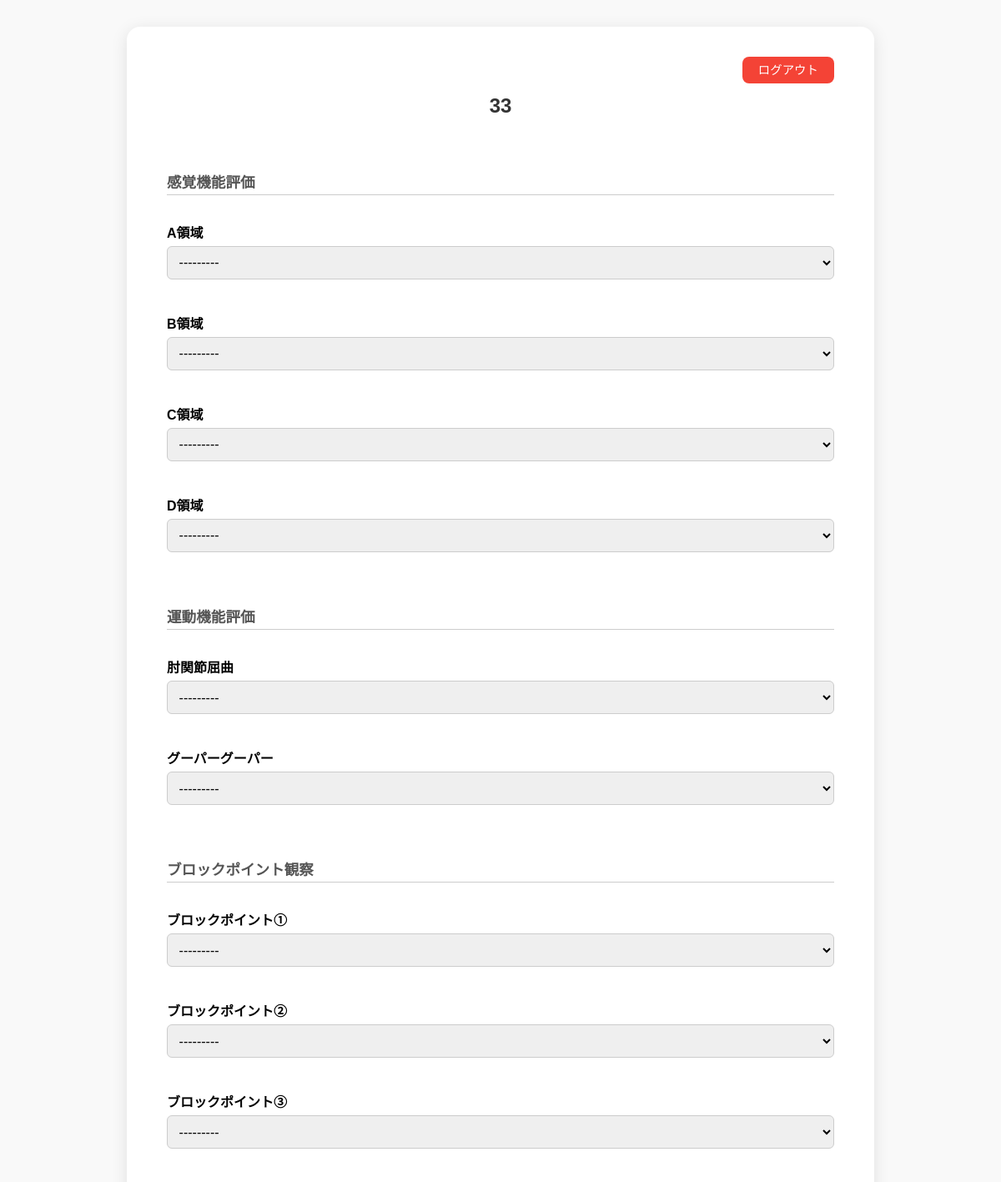
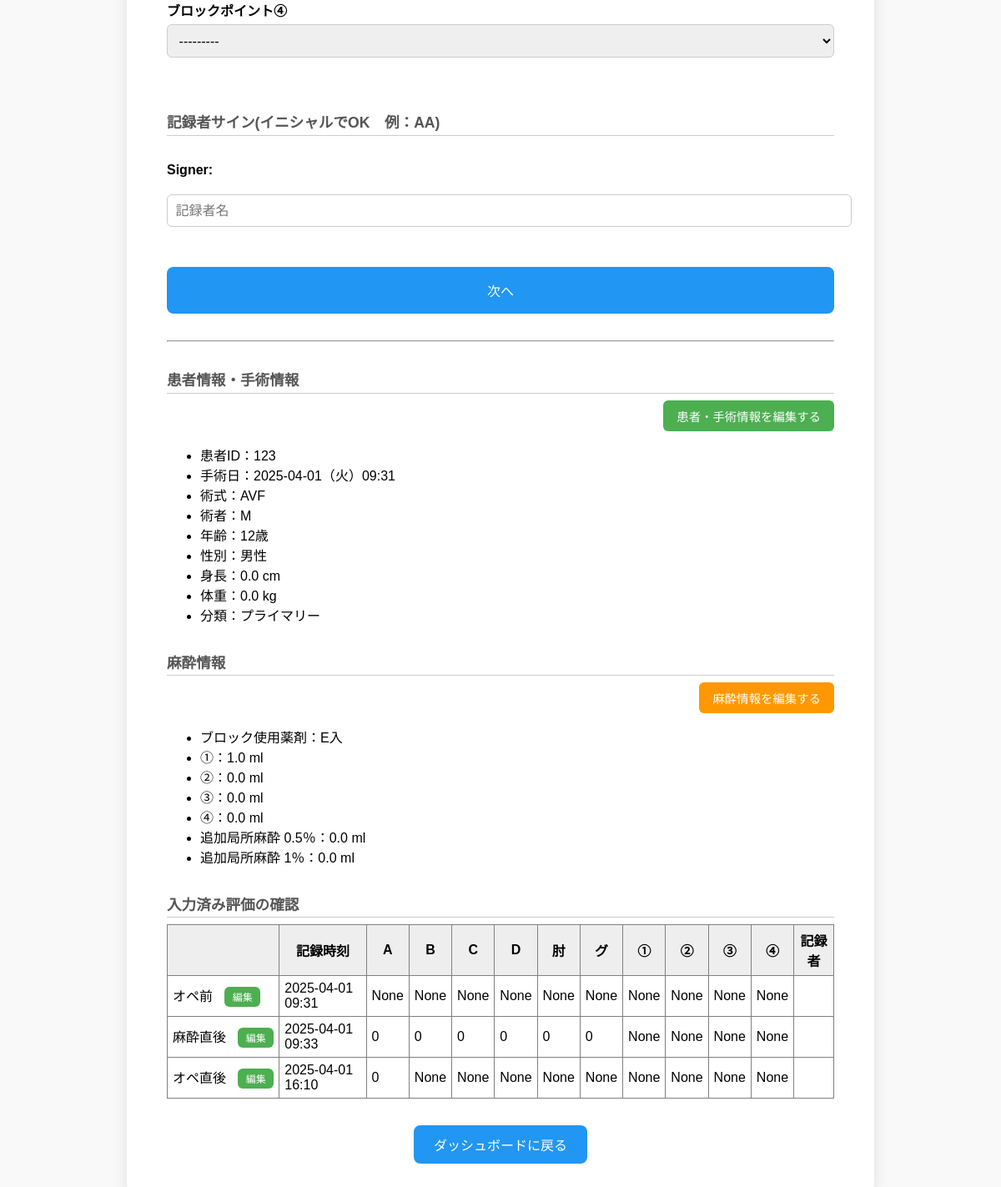
The app's page /patient/evaluate/33/33/ (signed in) with its own data (2 pictures, top to bottom).
### patient/models.py (models this page shows, shortened)
class Operation(models.Model):
    GENDER_CHOICES = [
        ('M', '男性'),
        ('F', '女性'),
    ]
    PROCEDURE_CHOICES = [
        ('AVF', 'AVF'),
        ('AVG', 'AVG'),
        ('PTA', 'PTA'),
        ('TPA', '血栓除去PTA'),
        ('OPTPA', '開創血栓除去PTA'),
        ('ETC', 'その他'),
    ]
    SURGERY_TYPE_CHOICES = [
        ('P', 'プライマリー'),
        ('R', 'ノンプライマリー'),
    ]
    SURGEON_CHOICES = [
        ('HB', 'HB'),
        ('NG', 'NG'),
        ('ST', 'ST'),
        ('KB', 'KB'),
        ('ETC', 'ETC'),
    ]
    patient = models.ForeignKey(
        Patient,
        related_name='operations',
        on_delete=models.CASCADE,
        null=True,  # ← 一時的に追加
        default=1  ) # ← 一時的にデフォルト患者IDを指定（例：ID=1の患者がいれば）
    date = models.DateTimeField(verbose_name="手術日時", default=timezone.now)
    age = models.PositiveIntegerField(verbose_name="年齢", default=0)
    gender = models.CharField(max_length=1, choices=GENDER_CHOICES, verbose_name="性別", default='M')
    height = models.DecimalField(max_digits=5, decimal_places=1, verbose_name="身長(cm)", default=0)
    weight = models.DecimalField(max_digits=5, decimal_places=1, verbose_name="体重(kg)", default=0)
    procedure = models.CharField(max_length=10, choices=PROCEDURE_CHOICES, verbose_name="術式", default='AVF')
    surgery_type = models.CharField(max_length=1, choices=SURGERY_TYPE_CHOICES, verbose_name="手術の種類", default='P')
    surgeon = models.CharField(max_length=100, choices=SURGEON_CHOICES, verbose_name="術者", default='HB')

class Patient(models.Model):
    patient_code = models.IntegerField()  # ← 明示的に手動入力IDに変更！

class AnesthesiaInfo(models.Model):
    operation = models.OneToOneField('Operation', on_delete=models.CASCADE)
    drug_type = models.CharField(max_length=20, choices=[('E入', 'E入'), ('Eなし', 'Eなし')])
    block_amount_1 = models.DecimalField(max_digits=4, decimal_places=1, null=True, blank=True, default=0)
    block_amount_2 = models.DecimalField(max_digits=4, decimal_places=1, null=True, blank=True, default=0)
    block_amount_3 = models.DecimalField(max_digits=4, decimal_places=1, null=True, blank=True, default=0)
    block_amount_4 = models.DecimalField(max_digits=4, decimal_places=1, null=True, blank=True, default=0)
    additional_0_5 = models.DecimalField("0.5% 使用量 (ml)", max_digits=4, decimal_places=1, null=True, blank=True, default=0)
    additional_1_0 = models.DecimalField("1% 使用量 (ml)", max_digits=4, decimal_places=1, null=True, blank=True, default=0)

class Evaluation(models.Model):
    TIMEPOINT_CHOICES = [
    ('0', 'オペ前'),
    ('1', '麻酔直後'),
    ('2', 'オペ直後'),
    ('3', '帰室時'),
    ('4', '時系列⑤'),
    ('5', '時系列⑥'),
    ('6', '時系列⑦'),
    ('7', '時系列⑧'),
]
    SENSORY_CHOICES = [
    (0, '0点: 正常な感覚（無麻酔）'),
    (1, '1点: 冷感を感じるが、健側（または正常部）に比べて鈍い（部分的ブロック）'),
    (2, '2点: 完全な感覚遮断（完全ブロック）'),
    (99, '99点: 評価不能（反応なし）')
]
    MOTOR_CHOICES = [
        (0, '0点: 正常な運動機能'),
        (1, '1点: 軽度の筋力低下（可動域制限なし）'),
        (2, '2点: 顕著な筋力低下（可動域制限あり）'),
        (3, '3点: 完全麻痺（随意運動なし）'),
        (99, '99点: 評価不能（反応なし）')
    ]
    OBS_CHOICES = [
        (0, '0:異常なし'),
        (1, '1:血腫、腫脹、赤みなど、何らかの異常あり'),
    ]
    operation = models.ForeignKey(Operation, on_delete=models.CASCADE, related_name='evaluations')
    timepoint = models.CharField(max_length=1, choices=TIMEPOINT_CHOICES)
    sensory_A = models.IntegerField(choices=SENSORY_CHOICES, null=True, blank=True)
    sensory_B = models.IntegerField(choices=SENSORY_CHOICES, null=True, blank=True)
    sensory_C = models.IntegerField(choices=SENSORY_CHOICES, null=True, blank=True)
    sensory_D = models.IntegerField(choices=SENSORY_CHOICES, null=True, blank=True)
    motor_elbow = models.IntegerField(choices=MOTOR_CHOICES, null=True, blank=True)
    motor_hand = models.IntegerField(choices=MOTOR_CHOICES, null=True, blank=True)
    observation_1 = models.IntegerField(choices=OBS_CHOICES, null=True, blank=True)
    observation_2 = models.IntegerField(choices=OBS_CHOICES, null=True, blank=True)
    observation_3 = models.IntegerField(choices=OBS_CHOICES, null=True, blank=True)
    observation_4 = models.IntegerField(choices=OBS_CHOICES, null=True, blank=True)
    signer = models.CharField(max_length=50, blank=True)
    created_at = models.DateTimeField(auto_now_add=True)

### patient/views.py (the view)
# urls.py: path('evaluate/<int:operation_id>/<int:step>/', views.evaluation_step_view, name='evaluation_step'),
@login_required
def evaluation_step_view(request, operation_id, step):
    operation = get_object_or_404(Operation, id=operation_id)
    anesthesia = AnesthesiaInfo.objects.filter(operation=operation).first()  # ✅ 麻酔情報取得
    timepoint = str(step)
    timepoint_label = dict(Evaluation.TIMEPOINT_CHOICES).get(timepoint, timepoint)  # ✅ 追加
    if request.method == 'POST':
        form = EvaluationForm(request.POST)
        if form.is_valid():
            evaluation = form.save(commit=False)
            evaluation.operation = operation
            evaluation.timepoint = timepoint
            evaluation.save()
            if step + 1 < len(Evaluation.TIMEPOINT_CHOICES):
                if step == 0:
                    return redirect('add_anesthesia_info', operation_id=operation.id)
                else:
                    return redirect('evaluation_step', operation_id=operation.id, step=step + 1)
            else:
                return redirect('evaluation_summary', operation_id=operation.id)
    else:
        form = EvaluationForm()
    evaluations = Evaluation.objects.filter(operation=operation).order_by('timepoint')
    return render(request, 'patient/evaluation_form.html', {
        'form': form,
        'step': step,
        'timepoint': timepoint,
        'timepoint_label': timepoint_label,  # ← ここを追加！
        'evaluations': evaluations,
        'operation': operation,        # ✅ 手術情報
        'anesthesia': anesthesia,      # ✅ 麻酔情報
    })

### patient/forms.py
class EvaluationForm(forms.ModelForm):
    class Meta:
        model = Evaluation
        fields = [
            'sensory_A', 'sensory_B', 'sensory_C', 'sensory_D',
            'motor_elbow', 'motor_hand',
            'observation_1', 'observation_2', 'observation_3', 'observation_4',
            'signer'
        ]
        widgets = {
            'signer': forms.TextInput(attrs={'placeholder': '記録者名'}),
        }

### patient/templatetags/custom_filters.py (called while the page is built)
@register.filter
def japanese_weekday(value):
    weekdays = ['月', '火', '水', '木', '金', '土', '日']
    if hasattr(value, 'weekday'):
        return weekdays[value.weekday()]
    return ''

### patient/templates/patient/evaluation_form.html (shortened to what this page needs)
<!DOCTYPE html>
{% load custom_filters %}
<html lang="ja">
<head>
</head>
<body>
  <div class="card">
    <div style="text-align: right;">
      <a href="{% url 'logout' %}" class="btn-logout">ログアウト</a>
    </div>
    <h2> {{ timepoint_label }}</h2>
    <form method="post">
      <h3>感覚機能評価</h3>
      <div class="form-group">
        <label><strong>A領域</strong></label>
        {{ form.sensory_A }}
      </div>
      <div class="form-group">
        <label><strong>B領域</strong></label>
        {{ form.sensory_B }}
      </div>
      <div class="form-group">
        <label><strong>C領域</strong></label>
        {{ form.sensory_C }}
      </div>
      <div class="form-group">
        <label><strong>D領域</strong></label>
        {{ form.sensory_D }}
      </div>
      <h3>運動機能評価</h3>
      <div class="form-group">
        <label><strong>肘関節屈曲</strong></label>
        {{ form.motor_elbow }}
      </div>
      <div class="form-group">
        <label><strong>グーパーグーパー</strong></label>
        {{ form.motor_hand }}
      </div>
      <h3>ブロックポイント観察</h3>
      <div class="form-group">
        <label><strong>ブロックポイント①</strong></label>
        {{ form.observation_1 }}
      </div>
      <div class="form-group">
        <label><strong>ブロックポイント②</strong></label>
        {{ form.observation_2 }}
      </div>
      <div class="form-group">
        <label><strong>ブロックポイント③</strong></label>
        {{ form.observation_3 }}
      </div>
      <div class="form-group">
        <label><strong>ブロックポイント④</strong></label>
        {{ form.observation_4 }}
      </div>
      <h3>記録者サイン(イニシャルでOK　例：AA)</h3>
      {{ form.signer.label_tag }} {{ form.signer }}
      <button type="submit">{% if step == 7 %}保存して終了{% else %}次へ{% endif %}</button>
    </form>
    <hr style="margin: 2rem 0;">
    <h3>患者情報・手術情報</h3>
    <div style="text-align: right; margin-top: 0.5rem;">
      <a href="{% url 'edit_operation' operation.id %}"
         style="display: inline-block; background-color: #4CAF50; color: white; padding: 0.5rem 1rem; border-radius: 6px; text-decoration: none; font-size: 0.9rem;">
      患者・手術情報を編集する
      </a>
    </div>
    <ul>
      <li>患者ID：{{ operation.patient.patient_code }}</li>
      <li>手術日：{{ operation.date|date:"Y-m-d" }}（{{ operation.date|japanese_weekday }}）{{ operation.date|date:"H:i" }}</li>
      <li>術式：{{ operation.procedure }}</li>
      <li>術者：{{ operation.surgeon }}</li>
      <li>年齢：{{ operation.age }}歳</li>
      <li>性別：{{ operation.get_gender_display }}</li>
      <li>身長：{{ operation.height }} cm</li>
      <li>体重：{{ operation.weight }} kg</li>
      <li>分類：{{ operation.get_surgery_type_display }}</li>
    </ul>
    {% if anesthesia %}
      <h3>麻酔情報</h3>
      <div style="text-align: right; margin-top: 0.5rem;">
        <a href="{% url 'edit_anesthesia_info' operation.id %}"
           style="display: inline-block; background-color: #FF9800; color: white; padding: 0.5rem 1rem; border-radius: 6px; text-decoration: none; font-size: 0.9rem;">
          麻酔情報を編集する
        </a>
    </div>
      <ul>
        <li>ブロック使用薬剤：{{ anesthesia.drug_type }}</li>
        <li>①：{{ anesthesia.block_amount_1 }} ml</li>
        <li>②：{{ anesthesia.block_amount_2 }} ml</li>
        <li>③：{{ anesthesia.block_amount_3 }} ml</li>
        <li>④：{{ anesthesia.block_amount_4 }} ml</li>
        <li>追加局所麻酔 0.5％：{{ anesthesia.additional_0_5 }} ml</li>
        <li>追加局所麻酔 1％：{{ anesthesia.additional_1_0 }} ml</li>
      </ul>
    {% endif %}
<h3>入力済み評価の確認</h3>
<table border="1" cellspacing="0" cellpadding="6" style="width: 100%; border-collapse: collapse;">
  <thead>
    <tr style="background-color: #eee;">
      <th></th>
      <th>記録時刻</th>
      <th>A</th><th>B</th><th>C</th><th>D</th>
      <th>肘</th><th>グ</th>
      <th>①</th><th>②</th><th>③</th><th>④</th>
      <th>記録者</th>
    </tr>
  </thead>
  <tbody>
    {% for e in evaluations %}
    <tr>
      <td style="text-align: left; white-space: nowrap;">
        {{ e.get_timepoint_display }}
        <a href="{% url 'edit_evaluation' e.id %}"
           style="
            margin-left: 0.6rem;
            background-color: #4CAF50;
            color: white;
            padding: 0.2rem 0.6rem;
            border-radius: 6px;
            font-size: 0.75rem;
            text-decoration: none;
            display: inline-block;">
          編集
        </a>
      </td>
      <td>{{ e.created_at|date:"Y-m-d H:i" }}</td>
      <td>{{ e.sensory_A }}</td>
      <td>{{ e.sensory_B }}</td>
      <td>{{ e.sensory_C }}</td>
      <td>{{ e.sensory_D }}</td>
      <td>{{ e.motor_elbow }}</td>
      <td>{{ e.motor_hand }}</td>
      <td>{{ e.observation_1 }}</td>
      <td>{{ e.observation_2 }}</td>
      <td>{{ e.observation_3 }}</td>
      <td>{{ e.observation_4 }}</td>
      <td>{{ e.signer }}</td>
    </tr>
    {% empty %}
    <tr><td colspan="12">まだ入力はありません。</td></tr>
    {% endfor %}
  </tbody>
</table>
<div style="text-align: center; margin-top: 2rem;">
  <a href="{% url 'dashboard' %}"
     style="display: inline-block; background-color: #2196F3; color: white; padding: 0.7rem 1.5rem; border-radius: 8px; text-decoration: none;">
    ダッシュボードに戻る
  </a>
</div>
</div>
</body>
</html>
</body>
</html>

### patient/templates/patient/evaluation_form.html (style rules this page uses)
body { font-family: sans-serif; background-color: #f9f9f9; margin: 0; padding: 2rem; display: flex; justify-content: center; }
.card { background-color: white; padding: 2.5rem 3rem; border-radius: 16px; box-shadow: 0 4px 20px rgba(0, 0, 0, 0.1); max-width: 800px; width: 100%; }
h2 { text-align: center; margin-bottom: 2rem; color: #333; }
h3 { text-align: left; color: #555; margin-top: 2rem; margin-bottom: 0.5rem; font-size: 1.1rem; border-bottom: 1px solid #ccc; padding-bottom: 0.2rem; }
form { display: flex; flex-direction: column; gap: 1rem; }
label { font-weight: bold; margin-top: 0.5rem; display: block; }
input, select { padding: 0.6rem; border-radius: 6px; border: 1px solid #ccc; font-size: 1rem; width: 100%; margin-top: 0.3rem; }
.form-group { margin-bottom: 1rem; }
button { padding: 1rem; background-color: #2196F3; color: white; border: none; border-radius: 8px; cursor: pointer; font-size: 1rem; margin-top: 2rem; }
.btn-logout { background-color: #f44336; color: white; padding: 0.5rem 1.2rem; border-radius: 8px; text-decoration: none; font-size: 0.9rem; transition: background-color 0.3s ease; }

### records on screen
Operation: patient.patient_code "123", date "2025-04-01", date|japanese_weekday "火", date "09:31", procedure "AVF", surgeon "M", age "12", gender "男性", height "0.0", weight "0.0", surgery_type "プライマリー"
AnesthesiaInfo: drug_type "E入", block_amount_1 "1.0", block_amount_2 "0.0", block_amount_3 "0.0", block_amount_4 "0.0", additional_0_5 "0.0", additional_1_0 "0.0"
Evaluation: timepoint "オペ前", created_at "2025-04-01 09:31", sensory_A "None", sensory_B "None", sensory_C "None", sensory_D "None", motor_elbow "None", motor_hand "None", observation_1 "None", observation_2 "None", observation_3 "None", observation_4 "None"
Evaluation: timepoint "麻酔直後", created_at "2025-04-01 09:33", sensory_A "0", sensory_B "0", sensory_C "0", sensory_D "0", motor_elbow "0", motor_hand "0", observation_1 "None", observation_2 "None", observation_3 "None", observation_4 "None"
Evaluation: timepoint "オペ直後", created_at "2025-04-01 16:10", sensory_A "0", sensory_B "None", sensory_C "None", sensory_D "None", motor_elbow "None", motor_hand "None", observation_1 "None", observation_2 "None", observation_3 "None", observation_4 "None"

### other values on screen
{{ timepoint_label }} "33"
